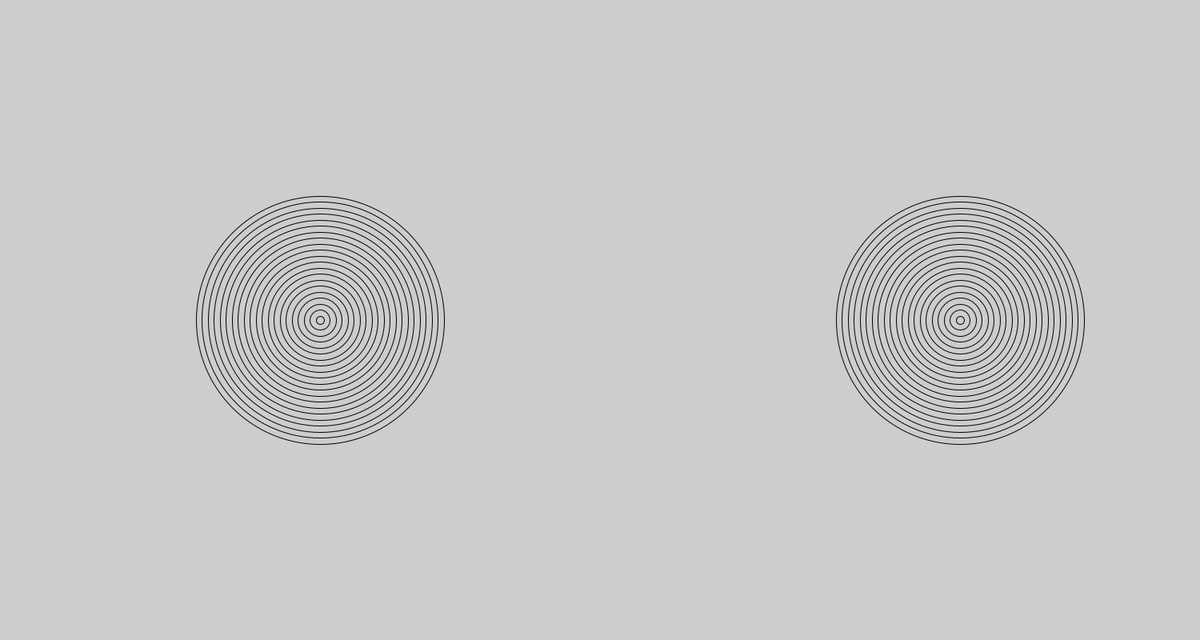
Frame 1 (no input)
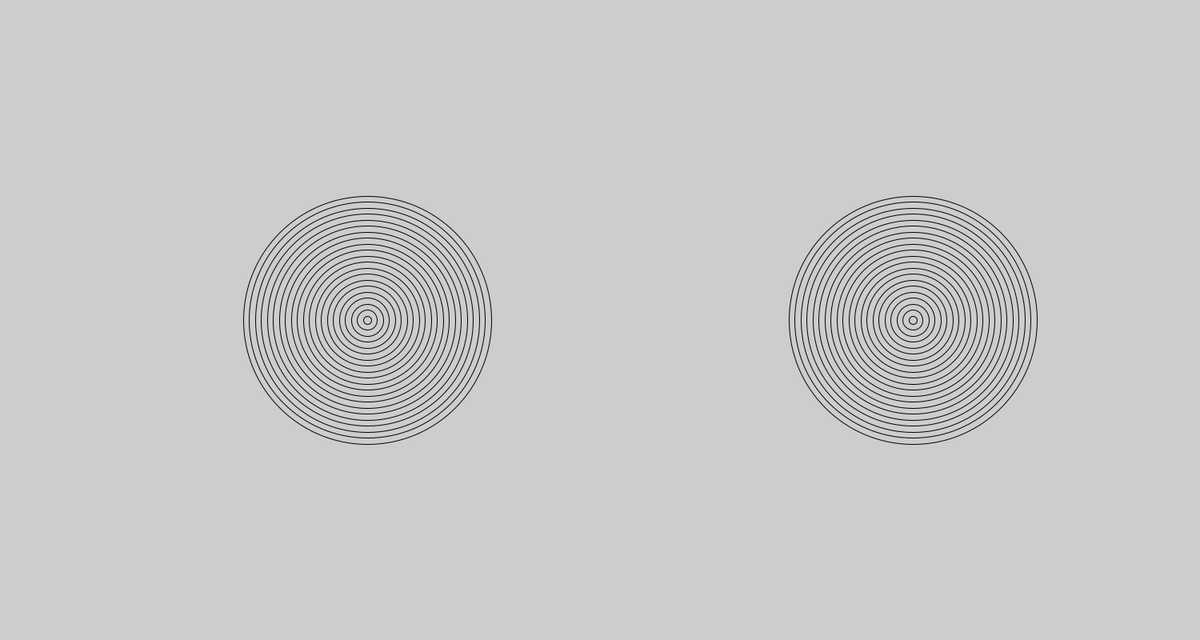
Frame 60 (the mouse pressed at the canvas centre just before this capture)
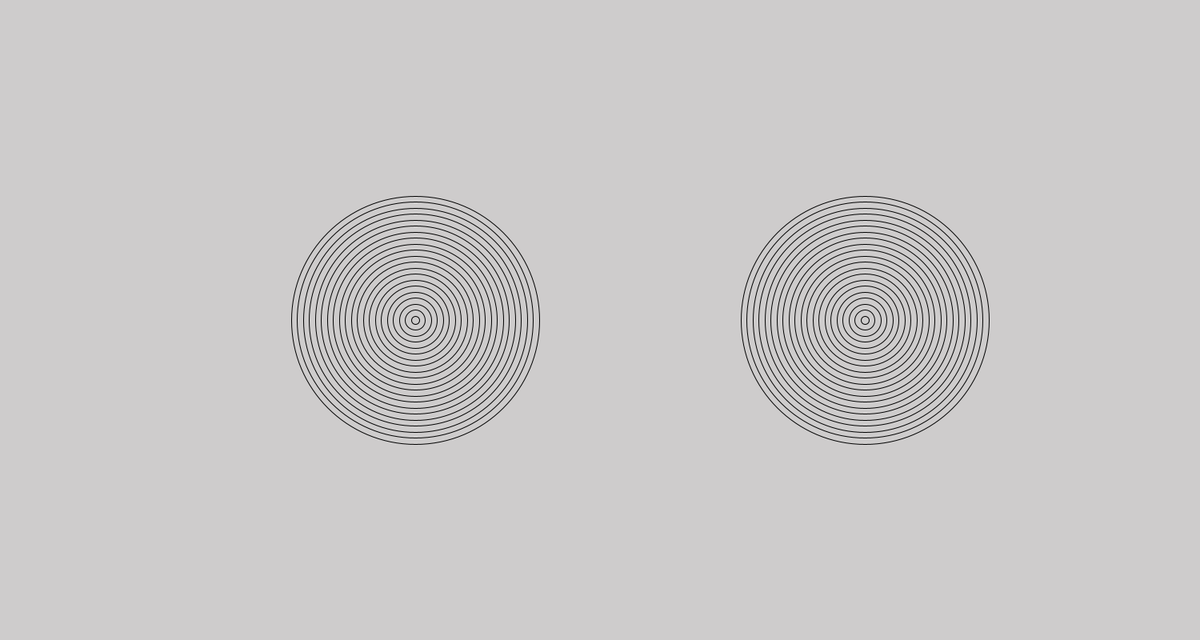
Frame 120 (the mouse held since frame 60 and released just before this capture)

The Processing sketch that drew these frames (run headless with seeded random() and noise(); from frame 60 on, the mouse is pressed at the canvas centre):

// Processing sketch: Rings
// ── Rings.pde
int x=310;
int loc=400;
int loc2=1200;
void setup(){
  size(1500,800);
 
 
  
  
  
}
void draw(){
  background(206,204,204);
   for(int i=21; i>0; i--){
    noFill();
 ellipse(loc, 400, x, x);
  ellipse(loc2, 400, x, x);
  x-=15;
  
  
  }
  x=310;
  loc++;
  loc2--;
}
